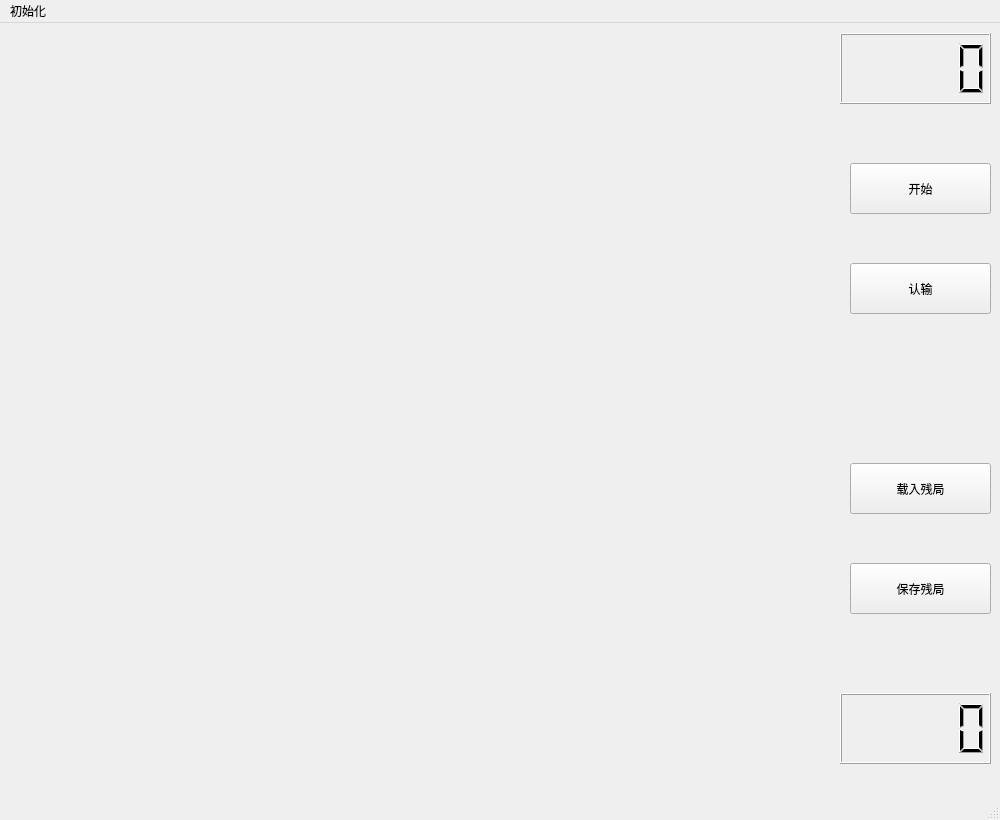
<?xml version="1.0" encoding="UTF-8"?>
<ui version="4.0">
 <class>MainWindow</class>
 <widget class="QMainWindow" name="MainWindow">
  <property name="geometry">
   <rect>
    <x>0</x>
    <y>0</y>
    <width>1000</width>
    <height>820</height>
   </rect>
  </property>
  <property name="sizePolicy">
   <sizepolicy hsizetype="Fixed" vsizetype="Fixed">
    <horstretch>0</horstretch>
    <verstretch>0</verstretch>
   </sizepolicy>
  </property>
  <property name="windowTitle">
   <string>Chess</string>
  </property>
  <widget class="QWidget" name="centralWidget">
   <widget class="QLCDNumber" name="lcdNumber">
    <property name="geometry">
     <rect>
      <x>840</x>
      <y>10</y>
      <width>151</width>
      <height>71</height>
     </rect>
    </property>
   </widget>
   <widget class="QLCDNumber" name="lcdNumber_2">
    <property name="geometry">
     <rect>
      <x>840</x>
      <y>670</y>
      <width>151</width>
      <height>71</height>
     </rect>
    </property>
   </widget>
   <widget class="QPushButton" name="pushButton">
    <property name="geometry">
     <rect>
      <x>850</x>
      <y>140</y>
      <width>141</width>
      <height>51</height>
     </rect>
    </property>
    <property name="styleSheet">
     <string notr="true"/>
    </property>
    <property name="text">
     <string>开始</string>
    </property>
    <property name="flat">
     <bool>false</bool>
    </property>
   </widget>
   <widget class="QPushButton" name="pushButton_2">
    <property name="geometry">
     <rect>
      <x>850</x>
      <y>240</y>
      <width>141</width>
      <height>51</height>
     </rect>
    </property>
    <property name="styleSheet">
     <string notr="true"/>
    </property>
    <property name="text">
     <string>认输</string>
    </property>
    <property name="flat">
     <bool>false</bool>
    </property>
   </widget>
   <widget class="QPushButton" name="pushButton_4">
    <property name="geometry">
     <rect>
      <x>850</x>
      <y>440</y>
      <width>141</width>
      <height>51</height>
     </rect>
    </property>
    <property name="styleSheet">
     <string notr="true"/>
    </property>
    <property name="text">
     <string>载入残局</string>
    </property>
    <property name="flat">
     <bool>false</bool>
    </property>
   </widget>
   <widget class="QPushButton" name="pushButton_5">
    <property name="geometry">
     <rect>
      <x>850</x>
      <y>540</y>
      <width>141</width>
      <height>51</height>
     </rect>
    </property>
    <property name="styleSheet">
     <string notr="true"/>
    </property>
    <property name="text">
     <string>保存残局</string>
    </property>
    <property name="flat">
     <bool>false</bool>
    </property>
   </widget>
  </widget>
  <widget class="QMenuBar" name="menuBar">
   <property name="geometry">
    <rect>
     <x>0</x>
     <y>0</y>
     <width>1000</width>
     <height>17</height>
    </rect>
   </property>
   <property name="autoFillBackground">
    <bool>true</bool>
   </property>
   <widget class="QMenu" name="menu">
    <property name="title">
     <string>初始化</string>
    </property>
    <addaction name="action"/>
   </widget>
   <addaction name="menu"/>
  </widget>
  <widget class="QStatusBar" name="statusBar"/>
  <action name="action">
   <property name="text">
    <string>连接</string>
   </property>
  </action>
 </widget>
 <layoutdefault spacing="6" margin="11"/>
 <resources/>
 <connections/>
</ui>
